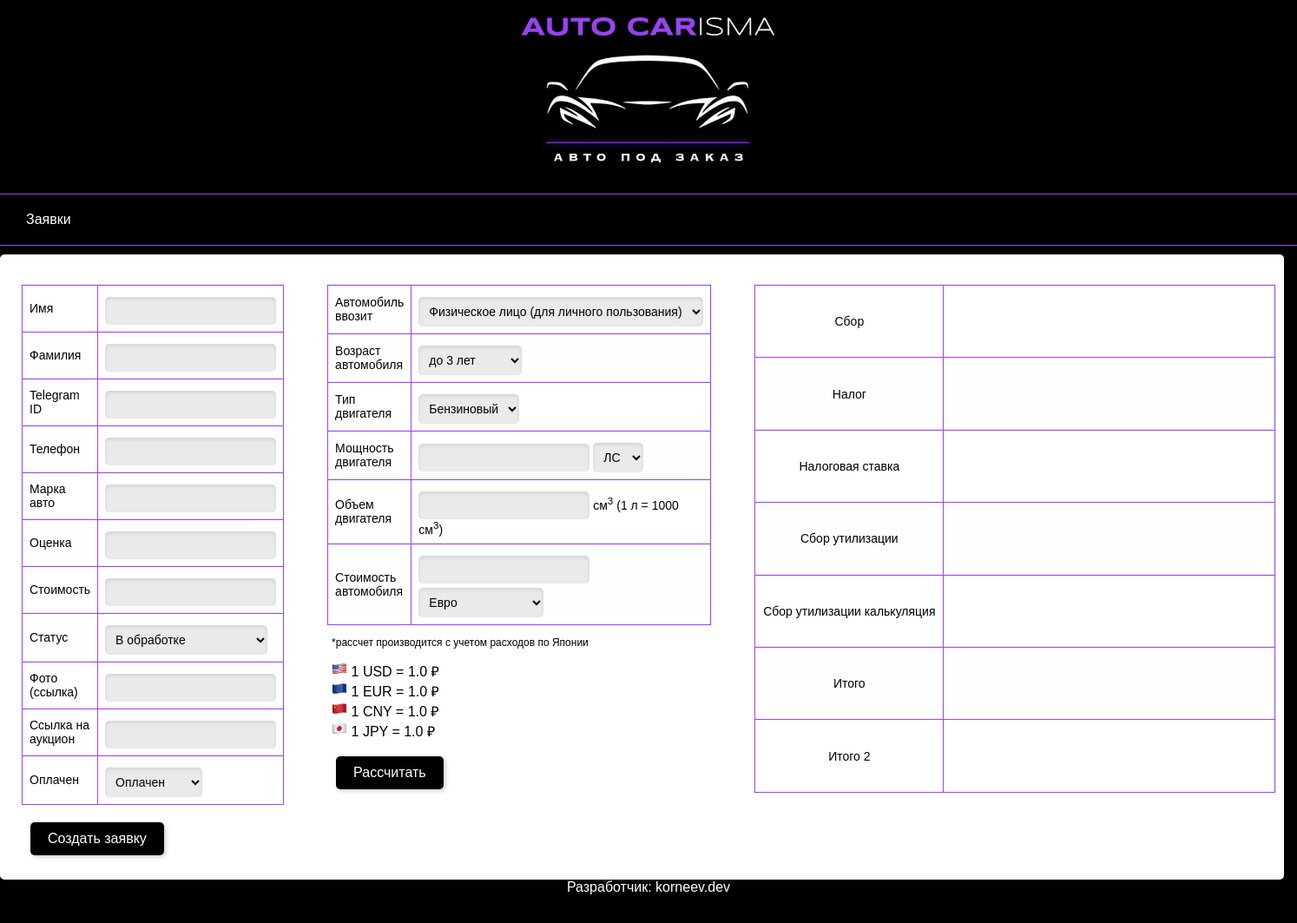
The app's page /new_order, older data.
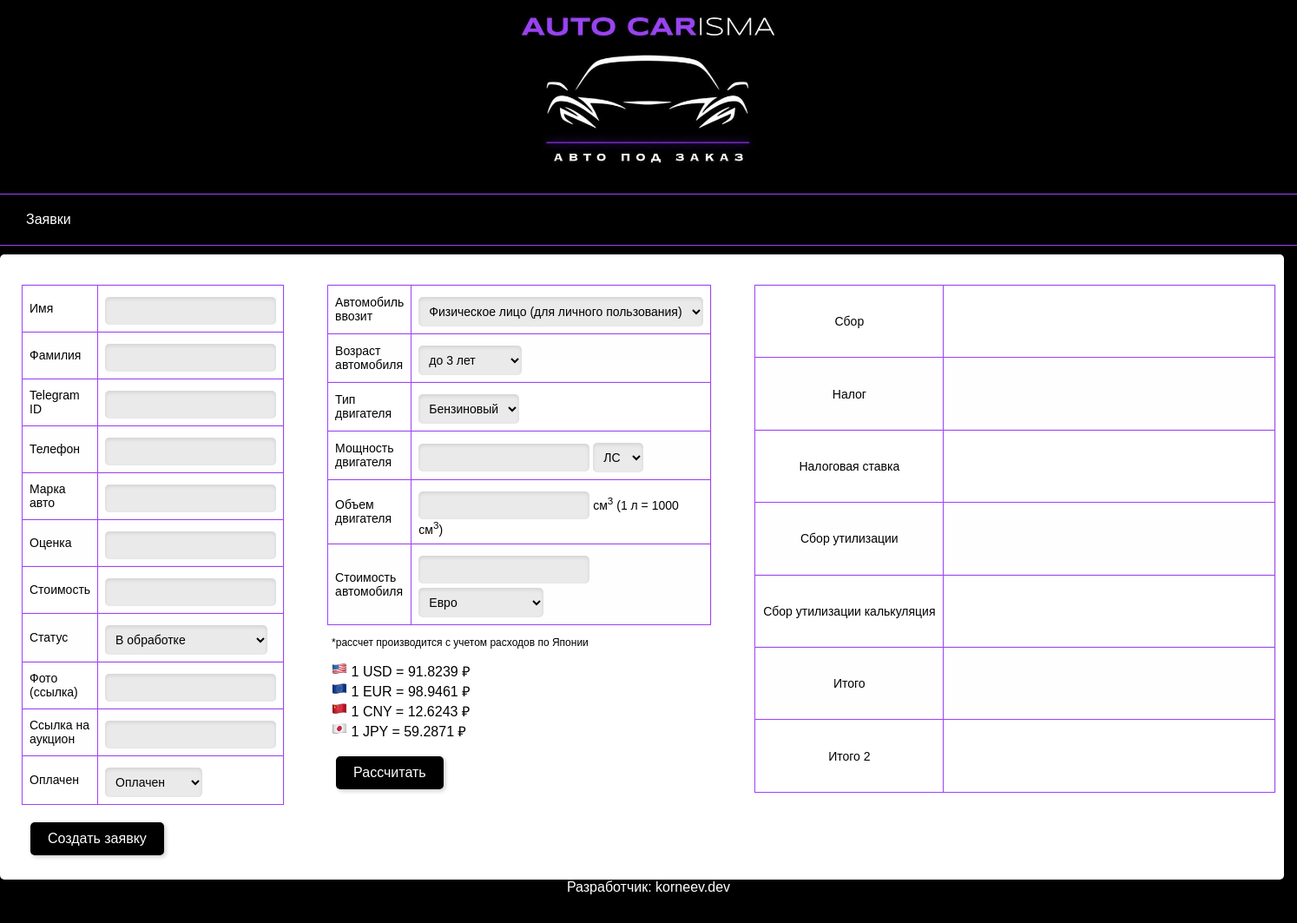
The same page, newer data.
### tables this page shows
CREATE TABLE currency (
	id INTEGER NOT NULL, 
	name VARCHAR(100) NOT NULL, 
	rate FLOAT, 
	updated DATETIME, 
	last_request DATETIME, 
	PRIMARY KEY (id), 
	UNIQUE (id), 
	UNIQUE (name)
);

### flask_app/web_app.py (the view)
@app.route('/new_order')
def new_order_page():
    currencies = sql.get_currencies()
    return render_template('new_order.html', currency=currencies)

### database/utils.py (called while the page is built)
    def get_currencies(self):
        data = select(currency.c.name, currency.c.rate, currency.c.updated)
        request = self.session.execute(data)
        result = request.fetchall()
        formatted_result = {}
        formatted_result['updated'] = result[0][2].strftime('%H:%M час. %d.%m.%Y')
        currency_rates = {}
        for row in result:
            if row[0] == 'Евро':
                currency_rates['EUR'] = row[1]
            elif row[0] == 'Доллар США':
                currency_rates['USD'] = row[1]
            elif row[0] == 'Японская Иена':
                currency_rates['JPY'] = row[1]
            elif row[0] == 'Китайский Юань':
                currency_rates['CNY'] = row[1]
        formatted_result['currency'] = currency_rates
        return formatted_result

### flask_app/templates/new_order.html (shortened to what this page needs)
<!DOCTYPE html>
<html lang="en">
<head>
    <link rel="stylesheet" type="text/css" href="../static/styles.css">
</head>
<header>
    <img src="../static/images/logo.jpg" alt="Лого" width="400" height="auto">
</header>
<div class="main">
    <div class="menu">
        <a href="./orders" class="button">Заявки</a>
    </div>
    <div class="deliner"></div>
    <div class="calculator-form-main">
        <div class="new-order-form">
            <table class="new_order_table">
                <tbody>
                <tr>
                    <td>Имя</td>
                    <td>
                        <input type="text" id="client_first_name">
                    </td>
                </tr>
                <tr>
                    <td>Фамилия</td>
                    <td>
                        <input type="text" id="client_last_name">
                    </td>
                </tr>
                <tr>
                    <td>Telegram ID</td>
                    <td>
                        <input type="text" id="client_id">
                    </td>
                </tr>
                <tr>
                    <td>Телефон</td>
                    <td>
                        <input type="text" id="client_phonenumber">
                    </td>
                </tr>
                <tr>
                    <td>Марка авто</td>
                    <td>
                        <input type="text" id="model_auto">
                    </td>
                </tr>
                <tr>
                    <td>Оценка</td>
                    <td>
                        <input type="text" id="rating">
                    </td>
                </tr>
                <tr>
                    <td>Стоимость</td>
                    <td>
                        <input type="text" id="auto_price">
                    </td>
                </tr>
                <tr>
                    <td>Статус</td>
                    <td>
                        <select id="status">
                            <option value="В обработке">В обработке</option>
                        </select>
                    </td>
                </tr>
                <tr>
                    <td>Фото (ссылка)</td>
                    <td>
                        <input type="text" id="picture">
                    </td>
                </tr>
                <tr>
                    <td>Ссылка на аукцион</td>
                    <td>
                        <input type="text" id="link">
                    </td>
                </tr>
                <tr>
                    <td>Оплачен</td>
                    <td>
                        <select id="is_paid">
                            <option value="1">Оплачен</option>
                        </select>
                    </td>
                </tr>
                </tbody>
            </table>
            <button>Создать заявку</button>
        </div>
        <form class="calculator-form" action="/calculate" method="POST" id="calculator-form">
    <table class="calculator">
        <tbody>
            <tr>
                <td>Автомобиль ввозит</td>
                <td>
                    <select name="owner">
                        <option value="1">Физическое лицо (для личного пользования)</option>
                    </select>
                </td>
            </tr>
            <tr>
                <td>Возраст автомобиля</td>
                <td>
                    <select name="age">
                        <option value="0-3">до 3 лет</option>
                    </select>
                </td>
            </tr>
            <tr>
                <td>Тип двигателя</td>
                <td>
                    <select name="engine">
                        <option value="1">Бензиновый</option>
                    </select>
                </td>
            </tr>
            <tr>
                <td>Мощность двигателя</td>
                <td>
                    <input type="text" name="power">
                    <select name="power_unit">
                        <option value="1">ЛС</option>
                    </select>
                </td>
            </tr>
            <tr>
                <td>Объем двигателя</td>
                <td>
                    <input type="text" name="value">
                    <span>см<sup>3</sup> (1 л = 1000 см<sup>3</sup>)</span>
                </td>
            </tr>
            <tr>
                <td>Стоимость автомобиля</td>
                <td>
                    <input type="text" name="price">
                    <select name="curr">
                        <option value="EUR">Евро</option>
                    </select>
                </td>
            </tr>
        </tbody>
    </table>
    <div class="notice">
        <span style="text-align: left; font-size: 12px; margin: 0px;">*рассчет производится с учетом расходов по Японии</span><br><br>
    </div>
    <div class="currency">
                    <span style="align-items: center"><img src="../static/images/usd.png" width="18" height="18"> 1 USD = {{ currency['currency']['USD'] }} ₽</span><br>
                    <span style="align-items: center"><img src="../static/images/eur.png" width="18" height="18"> 1 EUR = {{ currency['currency']['EUR'] }} ₽</span><br>
                    <span style="align-items: center"><img src="../static/images/cny.png" width="18" height="18"> 1 CNY = {{ currency['currency']['CNY'] }} ₽</span><br>
                    <span style="align-items: center"><img src="../static/images/jpy.png" width="18" height="18"> 1 JPY = {{ currency['currency']['JPY'] }} ₽</span><br><br>
                </div>
    <button type="button" onclick="submitForm()">Рассчитать</button>
</form>
        <div id="result" class="result">
    <table class="result">
        <tbody>
            <tr>
                <td style="width: 200px;">Сбор</td>
                <td id="sbor"> </td>
            </tr>
            <tr>
                <td style="width: 200px;">Налог</td>
                <td id="tax"> </td>
            </tr>
            <tr>
                <td style="width: 200px;">Налоговая ставка</td>
                <td id="tax_k"> </td>
            </tr>
            <tr>
                <td style="width: 200px;">Сбор утилизации</td>
                <td id="util"> </td>
            </tr>
            <tr>
                <td style="width: 200px;">Сбор утилизации калькуляция</td>
                <td id="util_k"> </td>
            </tr>
            <tr>
                <td style="width: 200px;">Итого</td>
                <td id="total"> </td>
            </tr>
            <tr>
                <td style="width: 200px;">Итого 2</td>
                <td id="total2"> </td>
            </tr>
        </tbody>
    </table>
</div>
    </div>
</div>
<footer>
    <div class="footer">
        <span>Разработчик: korneev.dev</span>
    </div>
</footer>

### flask_app/static/styles.css (style rules this page uses)
html { -ms-overflow-style: none; scrollbar-width: none; }
.main { box-shadow: 0 0 2px rgba(0, 0, 0, 5); height: 100%; background-color: black; }
.deliner { background-color: #9f42fc; height: 1px; }
.menu { background-color: black; }
header { background-color: #000000; color: #fff; padding: 10px; text-align: center; cursor: default; box-shadow: 0 0 2px rgba(0, 0, 0, 5); }
button, .button { background-color: #000000; border: none; color: white; padding: 10px 20px; text-align: center; text-decoration: none; display: inline-block; font-size: 16px; margin: 10px; cursor: pointer; border-radius: 5px; box-shadow: 2px 2px 5px rgba(0, 0, 0, 0.2); }
table { border-collapse: collapse; box-sizing: border-box; margin: 15px; font-size: 14px; width: 98%; }
th, td { border: 1px solid #9f42fc; padding: 8px; text-align: center; cursor: default; box-shadow: 0 0 2px rgba(0, 0, 0, 0.2); color: white; background-color: white; }
td { color: black; background-color: rgba(255, 255, 255, 0.95); }
tr:nth-child(even) { background-color: rgba(231, 217, 255, 0.3); }
.currency { color: black; margin: -10px 5px; }
table.calculator { margin: 10px auto; }
table.calculator td { text-align: left; }
.calculator-form-main { display: flex; margin: 10px 15px 0 0; padding-bottom: 10px; background-color: white; border-radius: 5px; }
.new-order-form { width: 600px; height: 660px; padding: 15px; margin: 10px; }
table.new_order_table { margin: 10px auto; }
table.new_order_table td { text-align: left; }
.calculator-form { width: 600px; height: 585px; padding: 15px; margin: 10px; justify-content: center; }
table.result { margin: 10px auto; }
.result { margin: 10px; width: 600px; height: 585px; padding: 15px; }
input[type="text"], select { width: auto; padding: 8px; margin-top: 5px; font-size: 14px; box-sizing: border-box; border: none; background-color: #eaeaea; box-shadow: inset 0 2px 4px rgba(0, 0, 0, 0.1); border-radius: 5px; }
.notice { margin: 5px 5px 5px; text-align: left; }
footer { color: white; background-color: black; text-align: center; height: 50px; }

Row changes from the older to the newer data that the page shows:
changed currency (number 1 of 4 on the later page): currency.USD "1.0" → "91.8239"
changed currency (number 2 of 4 on the later page): currency.EUR "1.0" → "98.9461"
changed currency (number 3 of 4 on the later page): currency.CNY "1.0" → "12.6243"
changed currency (number 4 of 4 on the later page): currency.JPY "1.0" → "59.2871"
